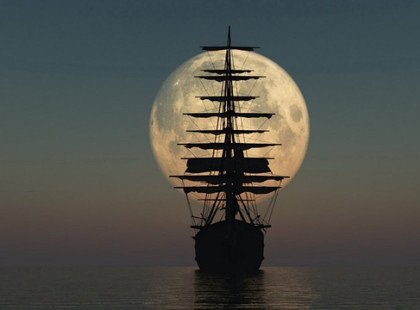
#> input picture _L/2015_01054.jpg, 420 x 310 px
$ python kmean.py
#> lines starting #> are read from the running program, lines starting #| are printed output that depends on the picture
### getting.py
import copy
from random import randint

import cv2
import numpy as np
from PIL import Image
from PIL.ImageDraw import ImageDraw
from matplotlib import pyplot as plt
from numba import njit, prange
from scipy.ndimage import gaussian_filter

from scipy.signal import find_peaks


def getting_image_from_pixels(pixels: np.ndarray) -> Image:
    image = Image.new(size=(pixels.shape[0],pixels.shape[1]),mode="L")
    draw = ImageDraw(image)
    for i in range(pixels.shape[0]):
        for j in range(pixels.shape[1]):
            draw.point((i, j), round(pixels[i][j]))
    return image


def getting_image_from_path(path: str) -> Image:
#> called with path = '2015_01054.jpg'
    image = Image.open(path)
#> image is the input picture: PIL image 420x310 RGB; mean R, G, B 78.2, 79.3, 73.6
    image = image.convert("L")
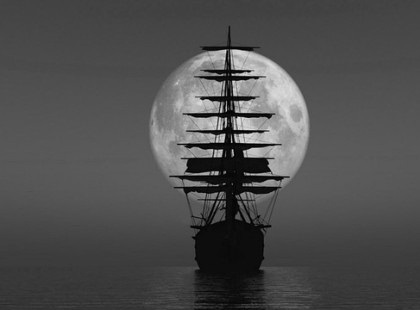
#> image: PIL image 420x310 L; min 0, max 227, mean 78.4
    return image


def getting_array_for_image(image: Image) -> np.ndarray:
    height = image.size[0]
#> height = 420
    width = image.size[1]
#> width = 310
    pix = image.load()
    pixels = np.ndarray(image.size)
    for i in range(height):
        for j in range(width):
            pixels[i][j] = pix[i, j]
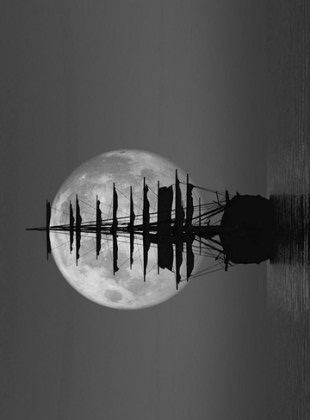
#> pixels: shape (420, 310) float64; min 0, max 227, mean 78.4
    return pixels


# [72 lines left out: functions getting_diagram, convert_array3_to_array1, sequential_approximation, P_tile, not called in this run]

def get_image_from_path(path):
  image = getting_image_from_path(path)
  image = getting_array_for_image(image)
  return image
def get_image_from_pixels(pixels):
  return getting_image_from_pixels(pixels)

def average(mass):
    return sum(mass) / len(mass)

def median(mass):
    mass = sorted(mass)
    return mass[round(len(mass) / 2)]

def min_max(mass):
    return (min(mass) + max(mass)) / 2
# [47 lines left out: functions adaptive_threshold_average, adaptive_threshold_median, adaptive_threshold_min_max, not called in this run]

def data_distribution(array, cluster, n, k):
    cluster_content = [[] for i in range(k)]

    for i in range(n):
        min_distance = 1000000.0
        situable_cluster = -1
        for j in range(k):
            distance = (array[i] - cluster[j]) ** 2

            distance = distance ** (1 / 2)
            if distance < min_distance:
                min_distance = distance
                situable_cluster = j

        cluster_content[situable_cluster].append(array[i])

    return cluster_content


def cluster_update(cluster, cluster_content):
    k = len(cluster)
    for i in range(k):
        updated_parameter = 0
        for j in range(len(cluster_content[i])):
            updated_parameter += cluster_content[i][j]
        if len(cluster_content[i]) != 0:
            updated_parameter = updated_parameter / len(cluster_content[i])
        cluster[i] = round(updated_parameter)
    return cluster


def clusterization(pixels: np.ndarray, k):
#> called with k = 2
    count = 0
    array = np.array([0.0 for i in range(pixels.shape[0] * pixels.shape[1])])
    for i in prange(pixels.shape[0]):
        for j in prange(pixels.shape[1]):
            array[count] = pixels[i][j]
            count += 1
#> after the loop, count = 130200

    n = len(array)
#> n = 130200

    cluster = [0.0 for q in range(k)]
    cluster_content = [[] for i in range(k)]
#> cluster_content = [[], []]


    for q in range(k):
        cluster[q] = randint(0, 255)

    cluster_content = data_distribution(array, cluster, n, k)
#> cluster_content = 2 items
    privious_cluster = copy.deepcopy(cluster)
    while 1:
        cluster = cluster_update(cluster, cluster_content)
        cluster_content = data_distribution(array, cluster, n, k)
        if cluster == privious_cluster:
            break
        privious_cluster = copy.deepcopy(cluster)
#> this loop made 5 passes
#> privious_cluster on passes 1 to 4: [78, 211], [71, 173], [69, 165], [69, 163]
    cluster = sorted(cluster)
    cluster_g = [0]
    for _k in range(k):
        cluster_g.append(cluster[_k])
#> after the loop, cluster_g = [0, 69, 163]
    cluster_g.append(255)
    color_g = []
    for _k in range(k + 1):
        color_g.append(round(255 / (k + 1 - _k)))
    return (cluster_g,color_g)
@njit(parallel=True, fastmath=True)
def print_cluster(pixels,cluster,color):

    for i in prange(pixels.shape[0]):
        for j in prange(pixels.shape[1]):
            for _k in range(len(cluster) - 1):
                if (pixels[i][ j] in range(cluster[_k], cluster[_k + 1])):
                    pixels[i][ j]=  color[_k]
                    break

    return pixels


# [76 lines left out: functions canny_1, kmean, histogram_parallel, histogram_parallel_l, secondPeaks, secondPeaks_l, not called in this run]

### _L/kmean.py
import copy

from matplotlib import pyplot as plt
import numpy as np
from getting import get_image_from_path, get_image_from_pixels, P_tile, sequential_approximation, kmean, clusterization, \
    print_cluster

path = "2015_01054.jpg"
image = get_image_from_path(path)
im1 = copy.deepcopy(image).astype(np.uint8)
im2 = copy.deepcopy(image)
pic_box = plt.figure(figsize=(10,4))
pic_box.add_subplot(1,2,1)
K = 2
param = clusterization(im1,K)
#> param = ([0, 69, 163, 255], [85, 128, 255])
plt.imshow(get_image_from_pixels(print_cluster(im1,param[0],param[1])),cmap='gray')
#> in getting_image_from_pixels, `image = Image.new(size=(pixels.shape[0],pixels.shape[1]),mode="L")`: image: PIL image 420x310 L; every value is 0
#> in get_image_from_pixels, `return getting_image_from_pixels(pixels)`:
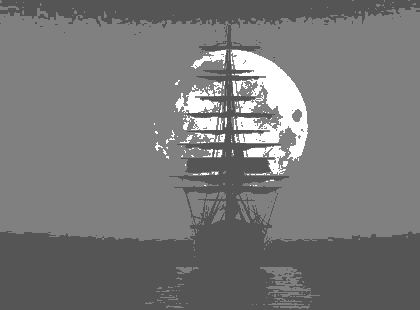
#> returned value: PIL image 420x310 L; min 85, max 255, mean 119.3
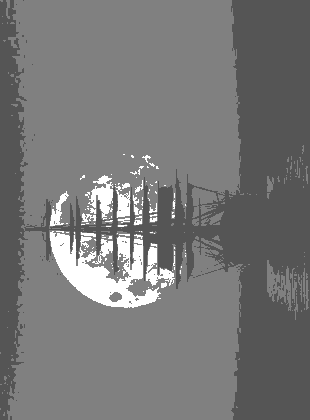
#> im1: shape (420, 310); min 85, max 255, mean 119.3
plt.title(f"kmean K = {K}")
plt.axis('off')
K = 4
pic_box.add_subplot(1,2,2)
param = clusterization(im2,K)
#> the loop in clusterization (call 2), `while 1:` made 5 passes
#> privious_cluster on passes 1 to 4: [58, 95, 0, 189], [66, 88, 14, 172], [66, 87, 15, 168], [66, 87, 15, 167]
#> param = ([0, 15, 66, 87, 167, 255], [51, 64, 85, 128, 255])
plt.imshow(get_image_from_pixels(print_cluster(im2,param[0],param[1])),cmap='gray')
#> in get_image_from_pixels (call 2), `return getting_image_from_pixels(pixels)`:
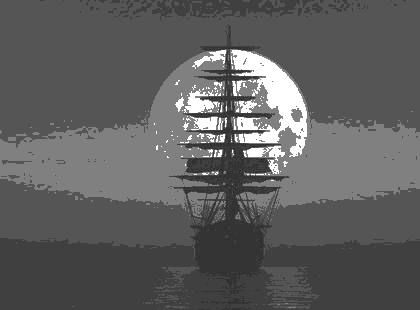
#> returned value: PIL image 420x310 L; min 51, max 255, mean 95
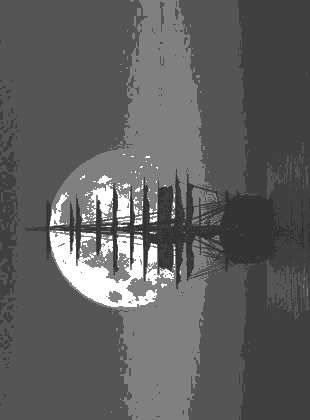
#> im2: shape (420, 310) float64; min 51, max 255, mean 95
plt.title(f"kmean K = {K}")
plt.axis('off')
plt.show()
